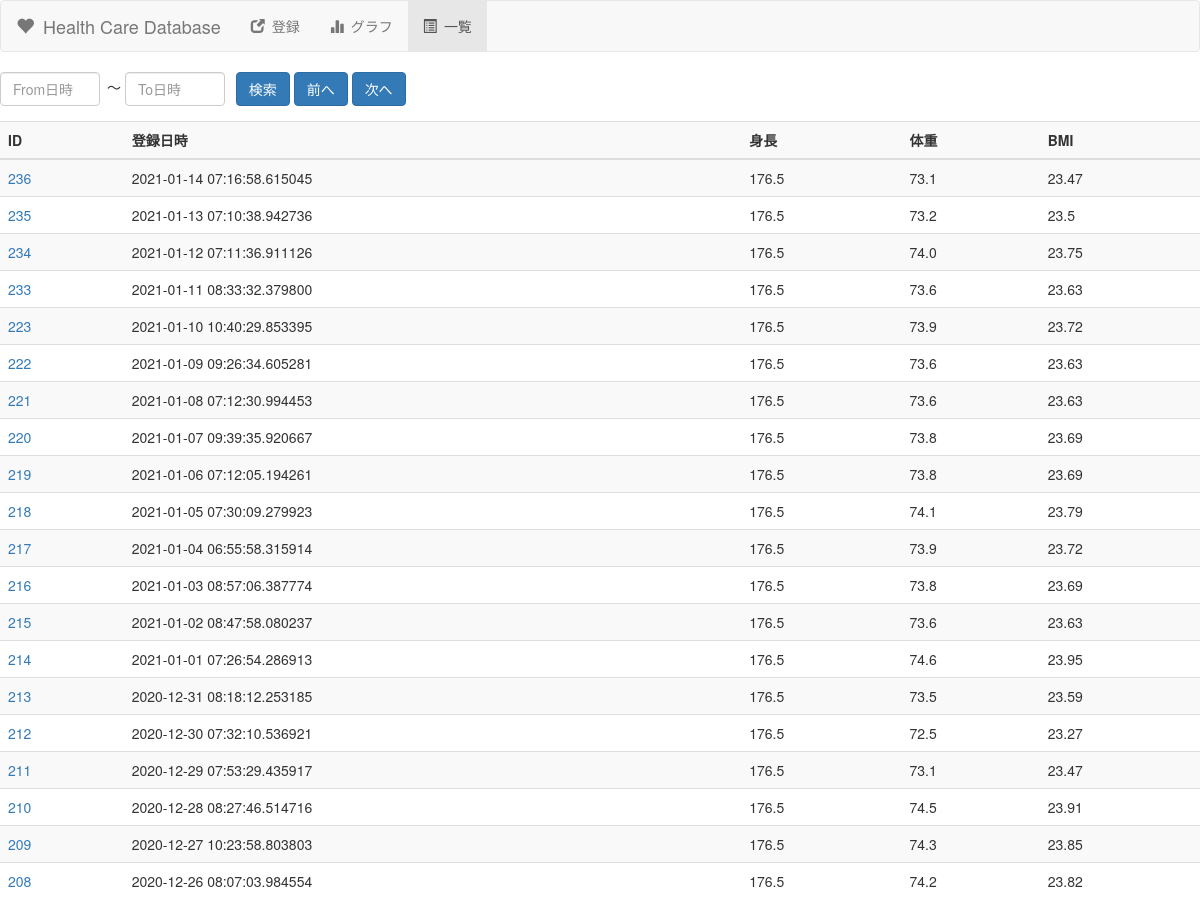
Before: / with the older database file.
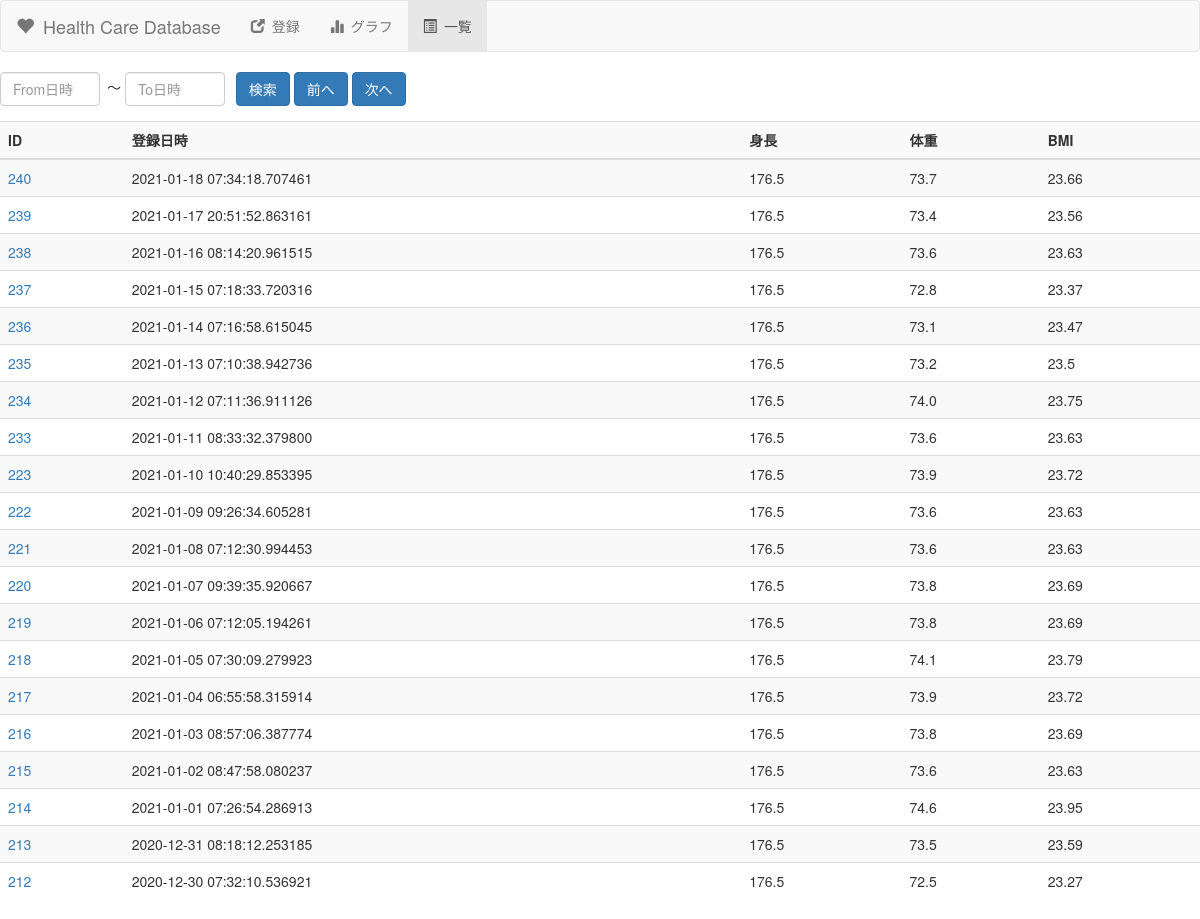
After: the same page with the newer database file.
### tables this page shows
CREATE TABLE health(
                          data_id INTEGER PRIMARY KEY AUTOINCREMENT
                        , regist_datetime TEXT
                        , height FLOAT
                        , weight FLOAT
                        , bmi FLOAT);

### web_health_manage.py (the view)
@app.route('/', methods=['GET'])
def get_index():
    return get_list()

### lib/com_db.py (called while the page is built)
    def select_range(self, limit, offset):
        conn = sqlite3.connect(self.db_file)
        curs = conn.cursor()
        select = '''SELECT
                          data_id
                        , regist_datetime
                        , height
                        , weight
                        , bmi
                    FROM
                        health
                    ORDER BY
                        regist_datetime DESC
                    LIMIT ?
                    OFFSET ?
                '''
        curs.execute(select, (limit, offset))
        rows = curs.fetchall()
        curs.close()
        list = []
        for row in rows:
            health = Health(row[0], row[1], row[2], row[3], row[4])
            list.append(health)
        conn.close()
        return list

### web_health_manage.py (called while the page is built, shortened)
@app.route('/list', methods=['GET','POST'])
def get_list():
    page = 1
    limit = 20
    offset = 0
    print(page)
    offset = page * limit - limit
    print(offset)
    list = db_util.select_range(limit, offset)
    return render_template('web_health_list.html', list=list, page=page)

### templates/web_health_list.html (shortened to what this page needs)
<!DOCTYPE html>
<html lang="ja">
	<head>
		<link href="https://maxcdn.bootstrapcdn.com/bootstrap/3.3.1/css/bootstrap.min.css" rel="stylesheet">
	</head>
    <body>
        <nav class="navbar navbar-default">
            <div class="container-fluid">
                <div class="navbar-header">
                    <a class="navbar-brand" href="/list"><span class="glyphicon glyphicon-heart" aria-hidden="true"></span>&ensp;Health Care Database</a>
                </div>
                <div class="collapse navbar-collapse" id="navbarHealth">
                    <ul class="nav navbar-nav">
                        <li><a href="/new"><span class="glyphicon glyphicon-new-window" aria-hidden="true"></span>&ensp;登録</a></li>
                        <li><a href="/graph"><span class="glyphicon glyphicon-stats" aria-hidden="true"></span>&ensp;グラフ</a></li>
                        <li class="active"><a href="#"><span class="glyphicon glyphicon-list-alt" aria-hidden="true"></span>&ensp;一覧</a></li>
                    </ul>
                </div>
            </div>
        </nav>
        <div class="table-responsive">
            <form method="post" id="form1">
                <div class="form-group mb-2 form-inline">
                    <input type="text" class="form-control" placeholder="From日時" name="from_date" value="{{ from_date }}" size="12" style="width:100px;">&ensp;〜
                    <input type="text" class="form-control" placeholder="To日時" name="to_date" value="{{ to_date }}" size="12" style="width:100px;">&ensp;
                    <button type="submit" class="btn btn-primary mb-2">検索</button>
                    <button type="submit" class="btn btn-primary mb-2"onclick="changeRange('before')">前へ</button>
                    <button type="submit" class="btn btn-primary mb-2"onclick="changeRange('next')">次へ</button>
                </div>
            </form>
            <table class="table table-striped">
                <thread>
                    <tr>
                        <th>ID</th>
                        <th>登録日時</th>
                        <th>身長</th>
                        <th>体重</th>
                        <th>BMI</th>
                    </tr>
                </thread>
                <tbody>
                    {% for health in list %}
                    <tr>
                        <td><a href="/detail/{{ health.data_id }}">{{ health.data_id }}</a></td>
                        <td>{{ health.regist_datetime }}</td>
                        <td>{{ health.height }}</td>
                        <td>{{ health.weight }}</td>
                        <td>{{ health.bmi }}</td>
                    </tr>
                    {% else %}
                        <td>no entry exist!</td>
                    {% endfor %}
                </tbody>
            </table>
        </div>
    </body>
</html>

Changed rows visible on the page:
no longer on this page (row unchanged): health: data_id "211", regist_datetime "2020-12-29 07:53:29.435917", height "176.5", weight "73.1", bmi "23.47"
no longer on this page (row unchanged): health: data_id "210", regist_datetime "2020-12-28 08:27:46.514716", height "176.5", weight "74.5", bmi "23.91"
no longer on this page (row unchanged): health: data_id "209", regist_datetime "2020-12-27 10:23:58.803803", height "176.5", weight "74.3", bmi "23.85"
no longer on this page (row unchanged): health: data_id "208", regist_datetime "2020-12-26 08:07:03.984554", height "176.5", weight "74.2", bmi "23.82"
added health: data_id "240", regist_datetime "2021-01-18 07:34:18.707461", height "176.5", weight "73.7", bmi "23.66"
added health: data_id "239", regist_datetime "2021-01-17 20:51:52.863161", height "176.5", weight "73.4", bmi "23.56"
added health: data_id "238", regist_datetime "2021-01-16 08:14:20.961515", height "176.5", weight "73.6", bmi "23.63"
added health: data_id "237", regist_datetime "2021-01-15 07:18:33.720316", height "176.5", weight "72.8", bmi "23.37"
